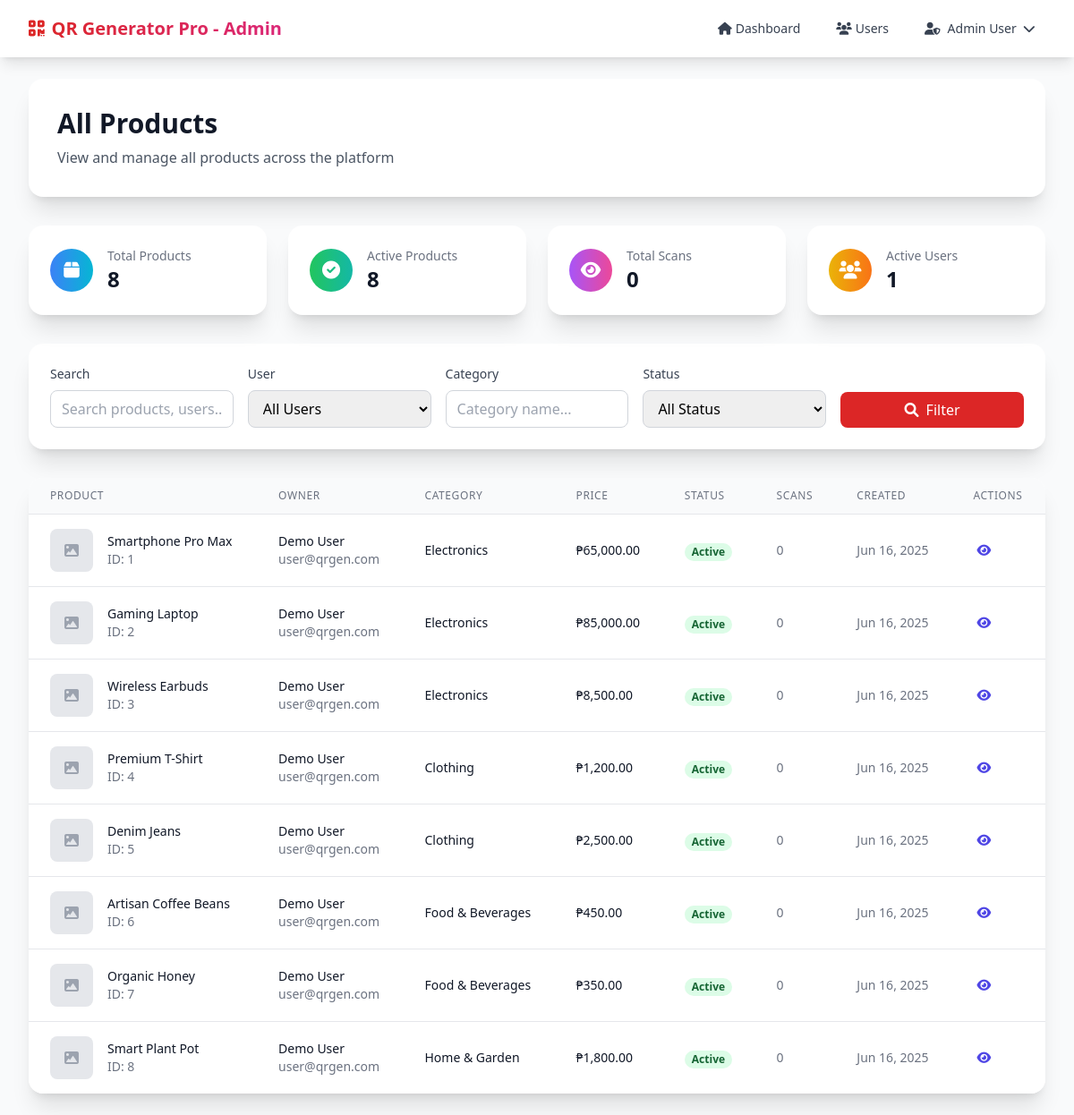
Page /admin/view-products.php (signed in) on the committed database.
### tables this page shows
CREATE TABLE products (
    id INT AUTO_INCREMENT PRIMARY KEY,
    user_id INT NOT NULL,
    category_id INT NOT NULL,
    name VARCHAR(200) NOT NULL,
    price DECIMAL(10,2) NOT NULL,
    description TEXT,
    image VARCHAR(255) DEFAULT NULL,
    qr_code_path VARCHAR(255),
    is_active BOOLEAN DEFAULT TRUE,
    created_at TIMESTAMP DEFAULT CURRENT_TIMESTAMP,
    updated_at TIMESTAMP DEFAULT CURRENT_TIMESTAMP ON UPDATE CURRENT_TIMESTAMP,
    FOREIGN KEY (user_id) REFERENCES users(id) ON DELETE CASCADE,
    FOREIGN KEY (category_id) REFERENCES categories(id) ON DELETE CASCADE
);

CREATE TABLE users (
    id INT AUTO_INCREMENT PRIMARY KEY,
    name VARCHAR(100) NOT NULL,
    email VARCHAR(100) UNIQUE NOT NULL,
    password VARCHAR(255) NOT NULL,
    role ENUM('user', 'admin') DEFAULT 'user',
    status ENUM('pending', 'approved', 'blocked') DEFAULT 'pending',
    profile_image VARCHAR(255) DEFAULT NULL,
    phone VARCHAR(20) DEFAULT NULL,
    address TEXT DEFAULT NULL,
    created_at TIMESTAMP DEFAULT CURRENT_TIMESTAMP,
    updated_at TIMESTAMP DEFAULT CURRENT_TIMESTAMP ON UPDATE CURRENT_TIMESTAMP
);

CREATE TABLE categories (
    id INT AUTO_INCREMENT PRIMARY KEY,
    user_id INT NOT NULL,
    name VARCHAR(100) NOT NULL,
    description TEXT,
    color VARCHAR(7) DEFAULT '#3B82F6',
    created_at TIMESTAMP DEFAULT CURRENT_TIMESTAMP,
    updated_at TIMESTAMP DEFAULT CURRENT_TIMESTAMP ON UPDATE CURRENT_TIMESTAMP,
    FOREIGN KEY (user_id) REFERENCES users(id) ON DELETE CASCADE
);

### admin/view-products.php (the view, shortened to what the rows shown need)
<?php
require_once '../includes/functions.php';
$database = new Database();
$db = $database->getConnection();
$user_filter = isset($_GET['user']) ? (int)$_GET['user'] : 0;
$category_filter = isset($_GET['category']) ? sanitizeInput($_GET['category']) : '';
$search = isset($_GET['search']) ? sanitizeInput($_GET['search']) : '';
$status_filter = isset($_GET['status']) ? sanitizeInput($_GET['status']) : 'all';
$where_conditions = ["1=1"];
$params = [];
$where_clause = implode(' AND ', $where_conditions);
$page = isset($_GET['page']) ? max(1, (int)$_GET['page']) : 1;
$per_page = 20;
$offset = ($page - 1) * $per_page;
$products_query = "SELECT p.*, c.name as category_name, u.name as owner_name, u.email as owner_email,
                          (SELECT COUNT(*) FROM qr_scans qs WHERE qs.product_id = p.id) as scan_count
                   FROM products p
                   LEFT JOIN categories c ON p.category_id = c.id
                   LEFT JOIN users u ON p.user_id = u.id
                   WHERE $where_clause
                   ORDER BY p.created_at DESC
                   LIMIT $per_page OFFSET $offset";
$products_stmt = $db->prepare($products_query);
$products_stmt->execute($params);
$products = $products_stmt->fetchAll(PDO::FETCH_ASSOC);
?>
<!DOCTYPE html>
<html lang="en">
<head>
    <script src="https://cdn.tailwindcss.com"></script>
    <link href="https://cdnjs.cloudflare.com/ajax/libs/font-awesome/6.0.0/css/all.min.css" rel="stylesheet">
</head>
<body class="bg-gray-50">
    <div class="max-w-7xl mx-auto py-6 sm:px-6 lg:px-8">
        <div class="bg-white shadow-xl rounded-2xl p-8 mb-8">
            <div class="flex flex-col md:flex-row md:items-center md:justify-between">
                <div class="mb-4 md:mb-0">
                    <h1 class="text-3xl font-bold text-gray-900">All Products</h1>
                </div>
            </div>
        </div>
        <div class="bg-white shadow-xl rounded-2xl overflow-hidden">
            <?php if (empty($products)): ?>
                <div class="p-12 text-center">
                    <i class="fas fa-box-open text-6xl text-gray-300 mb-4"></i>
                    <h3 class="text-xl font-medium text-gray-900 mb-2">No products found</h3>
                    <p class="text-gray-500">
                        <?php if (!empty($search) || $user_filter > 0 || !empty($category_filter) || $status_filter !== 'all'): ?>
                            Try adjusting your filters
                        <?php else: ?>
                            No products have been created yet
                        <?php endif; ?>
                    </p>
                </div>
            <?php else: ?>
                <div class="overflow-x-auto">
                    <table class="min-w-full divide-y divide-gray-200">
                        <thead class="bg-gray-50">
                            <tr>
                                <th class="px-6 py-3 text-left text-xs font-medium text-gray-500 uppercase tracking-wider">Product</th>
                                <th class="px-6 py-3 text-left text-xs font-medium text-gray-500 uppercase tracking-wider">Owner</th>
                                <th class="px-6 py-3 text-left text-xs font-medium text-gray-500 uppercase tracking-wider">Category</th>
                                <th class="px-6 py-3 text-left text-xs font-medium text-gray-500 uppercase tracking-wider">Price</th>
                                <th class="px-6 py-3 text-left text-xs font-medium text-gray-500 uppercase tracking-wider">Status</th>
                                <th class="px-6 py-3 text-left text-xs font-medium text-gray-500 uppercase tracking-wider">Scans</th>
                                <th class="px-6 py-3 text-left text-xs font-medium text-gray-500 uppercase tracking-wider">Created</th>
                                <th class="px-6 py-3 text-left text-xs font-medium text-gray-500 uppercase tracking-wider">Actions</th>
                            </tr>
                        </thead>
                        <tbody class="bg-white divide-y divide-gray-200">
                            <?php foreach ($products as $product): ?>
                                <tr class="hover:bg-gray-50">
                                    <td class="px-6 py-4 whitespace-nowrap">
                                        <div class="flex items-center">
                                            <div class="flex-shrink-0 h-12 w-12">
                                                <?php if ($product['image']): ?>
                                                    <img class="h-12 w-12 rounded-lg object-cover" src="../<?php echo htmlspecialchars($product['image']); ?>" alt="">
                                                <?php else: ?>
                                                    <div class="h-12 w-12 rounded-lg bg-gray-200 flex items-center justify-center">
                                                        <i class="fas fa-image text-gray-400"></i>
                                                    </div>
                                                <?php endif; ?>
                                            </div>
                                            <div class="ml-4">
                                                <div class="text-sm font-medium text-gray-900"><?php echo htmlspecialchars($product['name']); ?></div>
                                                <div class="text-sm text-gray-500">ID: <?php echo $product['id']; ?></div>
                                            </div>
                                        </div>
                                    </td>
                                    <td class="px-6 py-4 whitespace-nowrap">
                                        <div class="text-sm text-gray-900"><?php echo htmlspecialchars($product['owner_name']); ?></div>
                                        <div class="text-sm text-gray-500"><?php echo htmlspecialchars($product['owner_email']); ?></div>
                                    </td>
                                    <td class="px-6 py-4 whitespace-nowrap">
                                        <div class="text-sm text-gray-900"><?php echo htmlspecialchars($product['category_name'] ?? 'No Category'); ?></div>
                                    </td>
                                    <td class="px-6 py-4 whitespace-nowrap">
                                        <div class="text-sm font-medium text-gray-900"><?php echo formatPrice($product['price']); ?></div>
                                    </td>
                                    <td class="px-6 py-4 whitespace-nowrap">
                                        <span class="px-2 inline-flex text-xs leading-5 font-semibold rounded-full
                                            <?php echo $product['is_active'] ? 'bg-green-100 text-green-800' : 'bg-red-100 text-red-800'; ?>">
                                            <?php echo $product['is_active'] ? 'Active' : 'Inactive'; ?>
                                        </span>
                                    </td>
                                    <td class="px-6 py-4 whitespace-nowrap text-sm text-gray-500">
                                        <?php echo $product['scan_count']; ?>
                                    </td>
                                    <td class="px-6 py-4 whitespace-nowrap text-sm text-gray-500">
                                        <?php echo date('M j, Y', strtotime($product['created_at'])); ?>
                                    </td>
                                    <td class="px-6 py-4 whitespace-nowrap text-sm font-medium">
                                        <div class="flex items-center space-x-2">
                                            <button onclick="viewProduct(<?php echo htmlspecialchars(json_encode($product)); ?>)"
                                                    class="text-indigo-600 hover:text-indigo-900 p-1 rounded hover:bg-indigo-50">
                                                <i class="fas fa-eye"></i>
                                            </button>
                                        </div>
                                    </td>
                                </tr>
                            <?php endforeach; ?>
                        </tbody>
                    </table>
                </div>
            <?php endif; ?>
        </div>
    </div>
</body>
</html>

### rows in the picture
products: name "Smartphone Pro Max", id "1", user.name "Demo User", user.email "user@qrgen.com", category.name "Electronics", price "₱65,000.00", is_active "Active", scan_count "0", created_at "Jun 16, 2025"
products: name "Gaming Laptop", id "2", user.name "Demo User", user.email "user@qrgen.com", category.name "Electronics", price "₱85,000.00", is_active "Active", scan_count "0", created_at "Jun 16, 2025"
products: name "Wireless Earbuds", id "3", user.name "Demo User", user.email "user@qrgen.com", category.name "Electronics", price "₱8,500.00", is_active "Active", scan_count "0", created_at "Jun 16, 2025"
products: name "Premium T-Shirt", id "4", user.name "Demo User", user.email "user@qrgen.com", category.name "Clothing", price "₱1,200.00", is_active "Active", scan_count "0", created_at "Jun 16, 2025"
products: name "Denim Jeans", id "5", user.name "Demo User", user.email "user@qrgen.com", category.name "Clothing", price "₱2,500.00", is_active "Active", scan_count "0", created_at "Jun 16, 2025"
products: name "Artisan Coffee Beans", id "6", user.name "Demo User", user.email "user@qrgen.com", category.name "Food & Beverages", price "₱450.00", is_active "Active", scan_count "0", created_at "Jun 16, 2025"
products: name "Organic Honey", id "7", user.name "Demo User", user.email "user@qrgen.com", category.name "Food & Beverages", price "₱350.00", is_active "Active", scan_count "0", created_at "Jun 16, 2025"
products: name "Smart Plant Pot", id "8", user.name "Demo User", user.email "user@qrgen.com", category.name "Home & Garden", price "₱1,800.00", is_active "Active", scan_count "0", created_at "Jun 16, 2025"

### other values in the picture
getUserName() "Admin User"
$stats['total_products'] "8"
$stats['active_products'] "8"
$stats['total_scans'] "0"
$stats['total_users_with_products'] "1"
